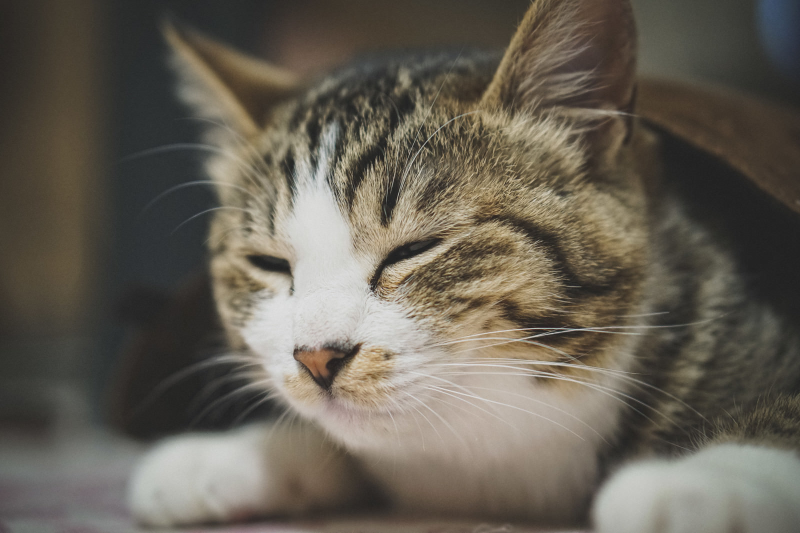
#> input picture Ch4-各式資料處理/影像/example.png, 1600 x 1066 px (shown at 1/2 size)
$ jupyter execute '4-2影像資料實作_mac.ipynb'   (older library calls are emulated)
#> lines starting #> are read from the running program, lines starting #| are printed output that depends on the picture; after the words box and inside, x2 and y2 are one past the last pixel; in counts of white or black regions, pixels touching at a corner belong together
# OpenCV

## 安裝

[cell 1]
# 若沒有安裝過 OpenCV，請先安裝(取消註解，只需安裝一次)
# !pip install opencv-python

[cell 2]
import cv2
print(cv2.__version__)

## 讀取與顯示

[cell 3]
import cv2

# 讀取圖片
image = cv2.imread('example.png')
#> image is the input picture: shape (1066, 1600, 3); mean B, G, R 84.7, 95.7, 101.8

# 顯示圖片
cv2.imshow('Image', image)

# 等待按鍵，並關閉視窗
cv2.waitKey(0)
cv2.destroyAllWindows()
cv2.waitKey(1) # for macOS Jupyter環境

[cell 4]
image.shape
#> Out = (1066, 1600, 3)

[cell 5]
import cv2

# 讀取圖片
image = cv2.imread('example.png')

# 儲存圖片
cv2.imwrite('output.png', image)
#> Out = True

## 圖片基本操作

### 裁切

[cell 6]
# 裁切圖片
cropped_image = image[600:900, 500:800]
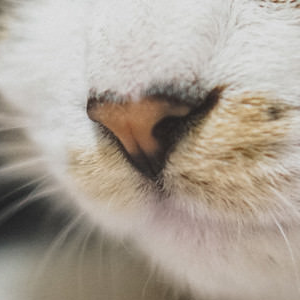
#> cropped_image: shape (300, 300, 3); mean B, G, R 151, 162.2, 171.7

# 顯示原圖和裁切後的圖片
cv2.imshow('Original Image', image)
cv2.imshow('Cropped Image', cropped_image)

# 等待按鍵，並關閉視窗
cv2.waitKey(0)
cv2.destroyAllWindows()
cv2.waitKey(1) # for macOS Jupyter環境

### 縮放

[cell 7]
# 縮放圖片
scaled_image = cv2.resize(image, (300, 200)) # (寬, 高)

# 顯示原圖和縮放後的圖片
cv2.imshow('Original Image', image)
cv2.imshow('Scaled Image', scaled_image)

# 等待按鍵，並關閉視窗
cv2.waitKey(0)
cv2.destroyAllWindows()
cv2.waitKey(1) # for macOS Jupyter環境

### 平移

[cell 8]
import numpy as np

[cell 9]
# 設定平移向量
tx = 500
ty = 300
translation_matrix = np.float32([[1, 0, tx], [0, 1, ty]])

# 平移圖片
translated_image = cv2.warpAffine(image, translation_matrix, (image.shape[1], image.shape[0]))
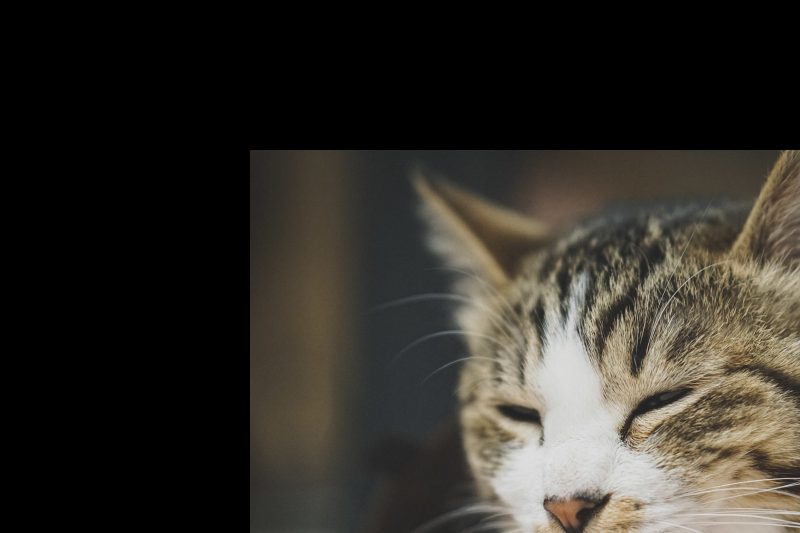
#> translated_image: shape (1066, 1600, 3) (shown at 1/2 size); mean B, G, R 41.2, 47.3, 50.5

# 顯示原圖和平移後的圖片
cv2.imshow('Original Image', image)
cv2.imshow('Translated Image', translated_image)

# 等待按鍵，並關閉視窗
cv2.waitKey(0)
cv2.destroyAllWindows()
cv2.waitKey(1) # for macOS Jupyter環境

### 旋轉

[cell 10]
# 獲取圖片尺寸
(h, w) = image.shape[:2]
#> h = 1066; w = 1600

# 設定旋轉中心和角度
center = (w // 2, h // 2)
#> center = (800, 533)
angle = 45

# 獲取旋轉矩陣
rotation_matrix = cv2.getRotationMatrix2D(center, angle, 1.0) # (中心點, 角度, 縮放比例)

# 旋轉圖片
rotated_image = cv2.warpAffine(image, rotation_matrix, (w, h)) # (圖片, 旋轉矩陣, 圖片尺寸)
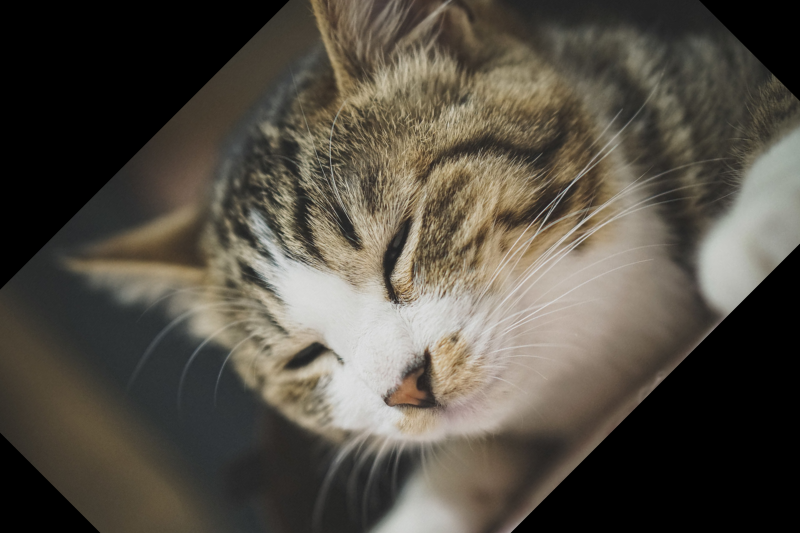
#> rotated_image: shape (1066, 1600, 3) (shown at 1/2 size); mean B, G, R 68.4, 78.1, 83.6

# 顯示原圖和旋轉後的圖片
cv2.imshow('Original Image', image)
cv2.imshow('Rotated Image', rotated_image)

# 等待按鍵，並關閉視窗
cv2.waitKey(0)
cv2.destroyAllWindows()
cv2.waitKey(1) # for macOS Jupyter環境

## 影像特徵提取

### 色彩直方圖

[cell 11]
import matplotlib.pyplot as plt

[cell 12]
# 轉換為RGB格式
image = cv2.cvtColor(image, cv2.COLOR_BGR2RGB)

color = ('b','g','r')

# 我們現在分別對RGB通道進行計算並繪製直方圖
for i,col in enumerate(color):
    hist = cv2.calcHist([image],[i],None,[256],[0,256])
    plt.plot(hist,color = col)

plt.show()
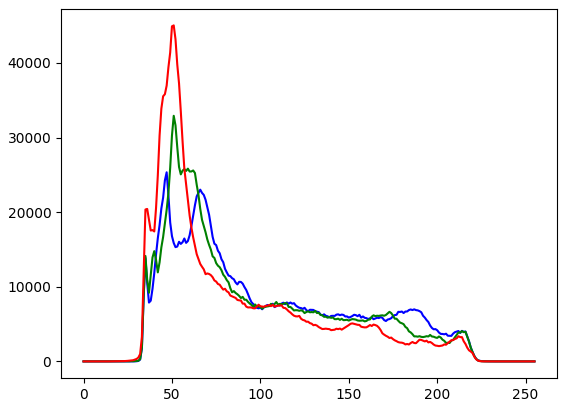
#> figure drawn by matplotlib, 1 panel; curve peaks at x = 47, y = 25338; curve peaks at x = 51, y = 32908; curve peaks at x = 51, y = 45022

### 梯度方向圖

[cell 13]
gray = cv2.imread("example.png", cv2.IMREAD_GRAYSCALE)
#> gray: shape (1066, 1600); min 0, max 233, mean 96.5
gray_norm = np.float32(gray)/255.0

# 計算梯度
gx = cv2.Sobel(gray_norm, cv2.CV_32F, 1, 0, ksize=1)
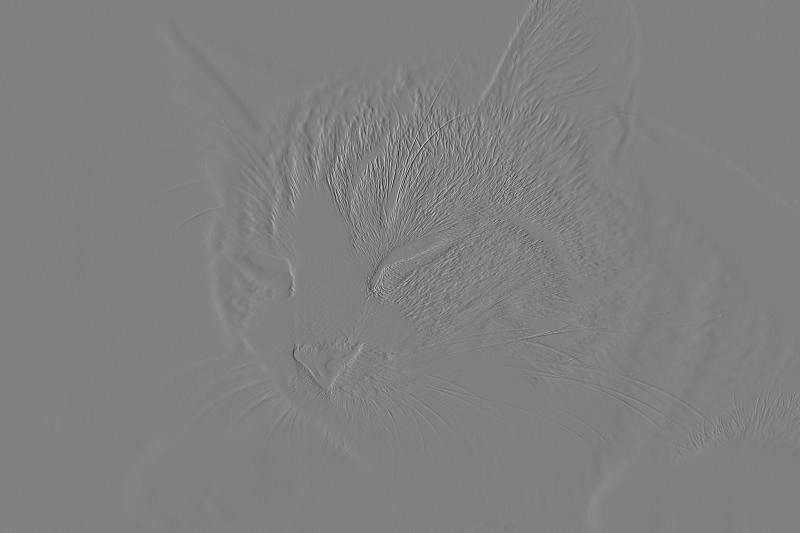
#> gx: shape (1066, 1600) float32 (shown at 1/2 size); min -0.702, max 0.694, mean 2.13e-06; drawn with min black and max white
gy = cv2.Sobel(gray_norm, cv2.CV_32F, 0, 1, ksize=1)

# 計算梯度大小和方向
mag, angle = cv2.cartToPolar(gx, gy, angleInDegrees=True)
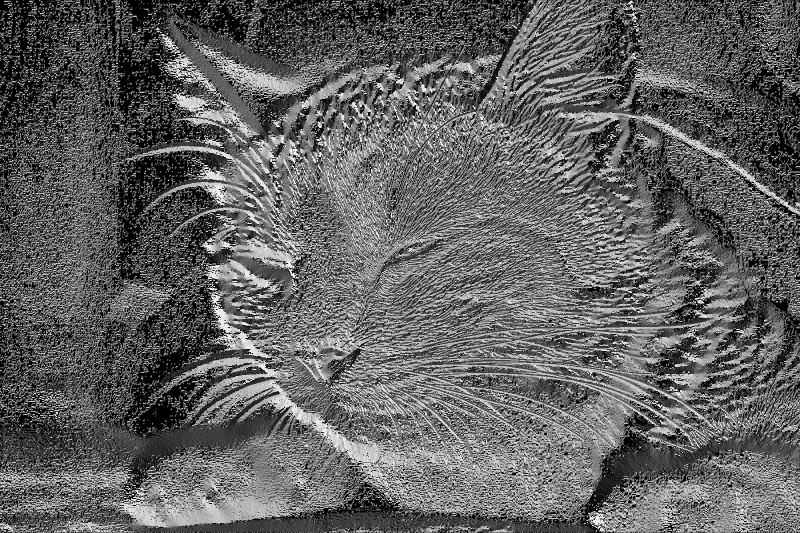
#> angle: shape (1066, 1600) float32 (shown at 1/2 size); min 0, max 359.5, mean 138.5; drawn with min black and max white

[cell 14]
# 建立一個空白圖像，用於繪製箭頭
h, w = gray.shape
arrow_image = np.zeros((h, w, 3), dtype=np.uint8)

# 設定箭頭繪製的區域大小
cell_size = 10

# 繪製箭頭
for y in range(0, h, cell_size):
    for x in range(0, w, cell_size):
        # 獲取梯度大小和方向的平均值
        avg_mag = np.mean(mag[y:y+cell_size, x:x+cell_size]) * 50
        avg_angle = np.mean(angle[y:y+cell_size, x:x+cell_size])

        # 計算箭頭的起點和終點
        x1, y1 = x + cell_size // 2, y + cell_size // 2
        x2 = int(x1 + avg_mag * np.cos(np.deg2rad(avg_angle)))
        y2 = int(y1 + avg_mag * np.sin(np.deg2rad(avg_angle)))

        # 繪製箭頭
        cv2.arrowedLine(arrow_image, (x1, y1), (x2, y2), (0, 255, 0), 1, tipLength=0.3)
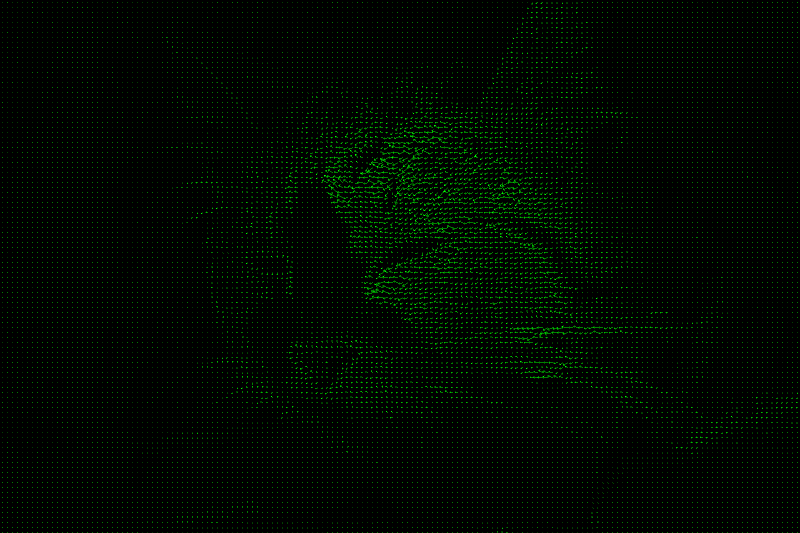
#> arrow_image: shape (1066, 1600, 3) (shown at 1/2 size); mean of channels 0, 1, 2 0, 8.1, 0; drawn as B, G, R

# 顯示箭頭圖像
cv2.imshow("Arrow Image", arrow_image)
cv2.waitKey(0)
cv2.destroyAllWindows()
cv2.waitKey(1) # for macOS Jupyter環境
#> Out = 27

## 基本影像處理

### 灰階

[cell 15]
# 灰階化
gray_image = cv2.cvtColor(image, cv2.COLOR_BGR2GRAY)

# 顯示原圖和灰階圖像
cv2.imshow('Original Image', image)
cv2.imshow('Gray Image', gray_image)

# 等待按鍵，並關閉視窗
cv2.waitKey(0)
cv2.destroyAllWindows()
cv2.waitKey(1) # for macOS Jupyter環境
#> Out = 27

### 二值化

[cell 16]
# 二值化
_, binary_image = cv2.threshold(gray_image, 128, 255, cv2.THRESH_BINARY)
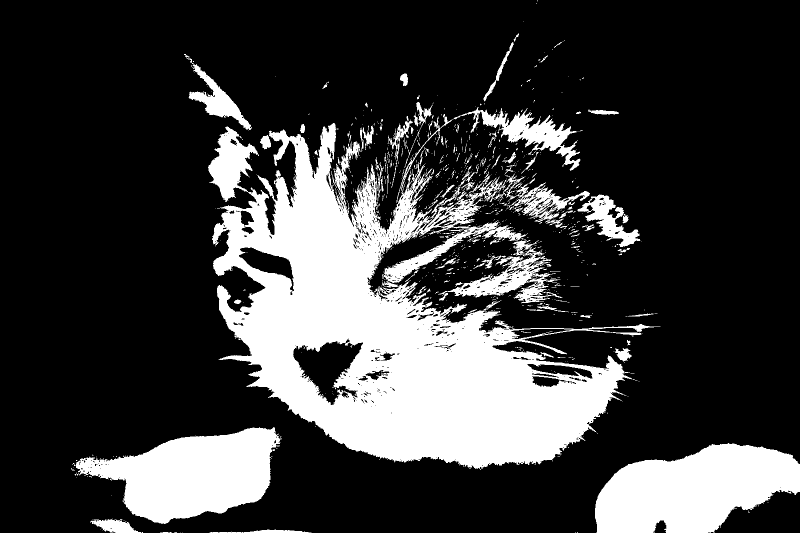
#> binary_image: shape (1066, 1600) (shown at 1/2 size); 23.9% white; 901 white regions (762 under 20 px), largest, box (x1, y1, x2, y2) and area: (416, 246, 1321, 940) 266108, (1190, 886, 1600, 1066) 51772, (149, 854, 563, 1048) 46304

# 顯示原圖和二值圖像
cv2.imshow('Original Image', image)
cv2.imshow('Binary Image', binary_image)

# 等待按鍵，並關閉視窗
cv2.waitKey(0)
cv2.destroyAllWindows()
cv2.waitKey(1) # for macOS Jupyter環境
#> Out = 27

### 平滑

[cell 17]
# 平滑
smooth_image = cv2.GaussianBlur(image, (49, 49), 0) # 設定平滑的程度，範圍越大越平滑
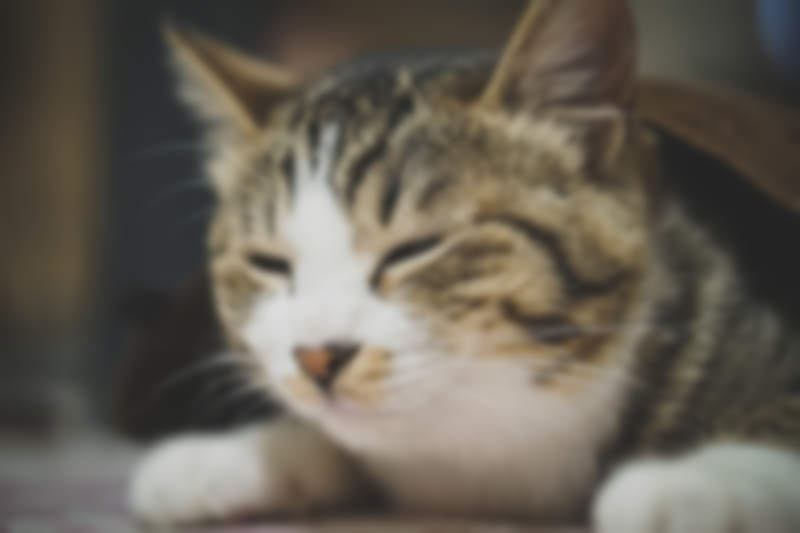
#> smooth_image: shape (1066, 1600, 3) (shown at 1/2 size); mean R, G, B 101.8, 95.7, 84.7

# 顯示原圖和平滑後的圖像
cv2.imshow('Original Image', image)
cv2.imshow('Smooth Image', smooth_image)

# 等待按鍵，並關閉視窗
cv2.waitKey(0)
cv2.destroyAllWindows()
cv2.waitKey(1) # for macOS Jupyter環境
#> Out = 27

### 銳化

[cell 18]
# 定義銳化核
sharpen_kernel = np.array([[-1, -1, -1], [-1, 9, -1], [-1, -1, -1]])

# 銳化
sharpen_image = cv2.filter2D(image, -1, sharpen_kernel)

# 顯示原圖和銳化後的圖像
cv2.imshow('Original Image', image)
cv2.imshow('Sharpen Image', sharpen_image)

# 等待按鍵，並關閉視窗
cv2.waitKey(0)
cv2.destroyAllWindows()
cv2.waitKey(1) # for macOS Jupyter環境
#> Out = 27

### 邊緣檢測

[cell 19]
# 邊緣檢測
edge_image = cv2.Canny(gray_image, 100, 200)
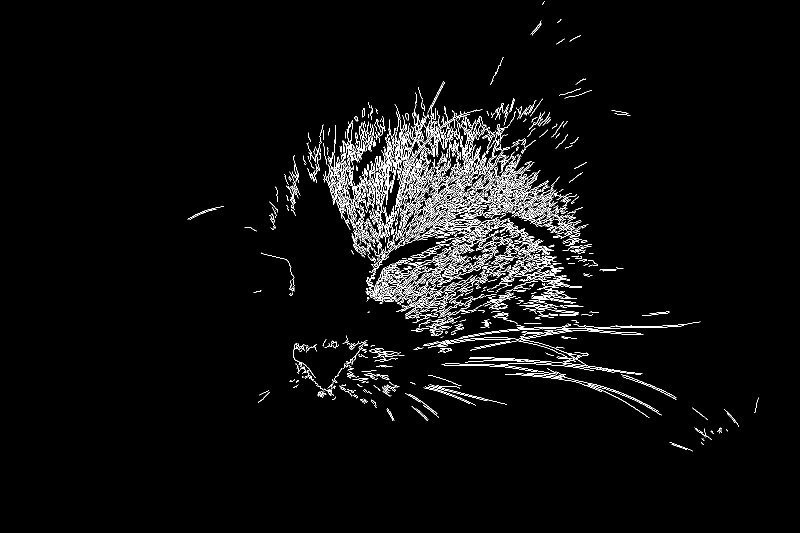
#> edge_image: shape (1066, 1600) (shown at 1/2 size); 3.3% white in thin lines or dots, all inside (x1, y1, x2, y2) = (375, 2, 1518, 903)

# 顯示原圖和邊緣圖像
cv2.imshow('Original Image', image)
cv2.imshow('Edge Image', edge_image)

# 等待按鍵，並關閉視窗
cv2.waitKey(0)
cv2.destroyAllWindows()
cv2.waitKey(1) # for macOS Jupyter環境
#> Out = 27
